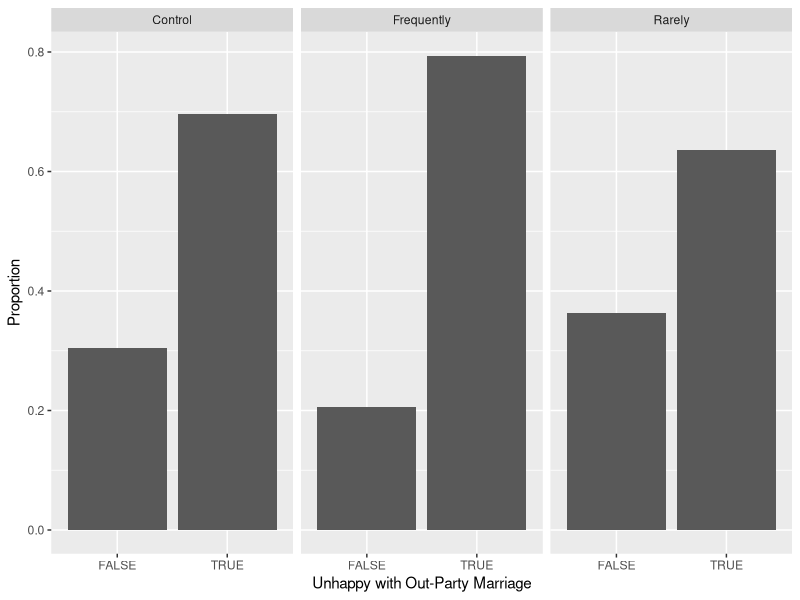
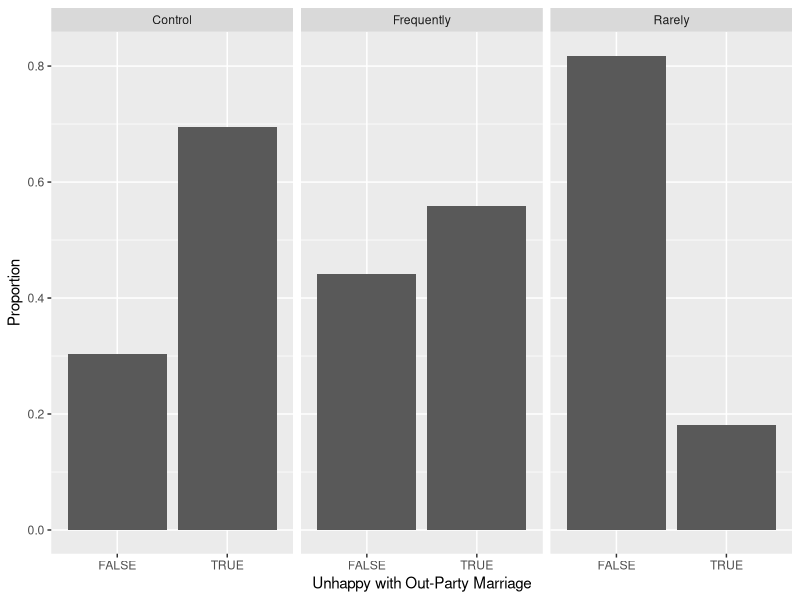
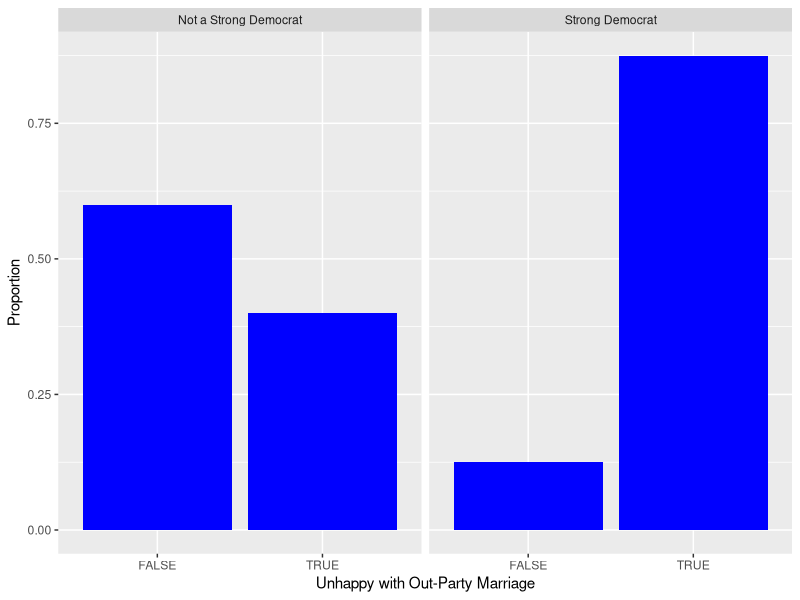
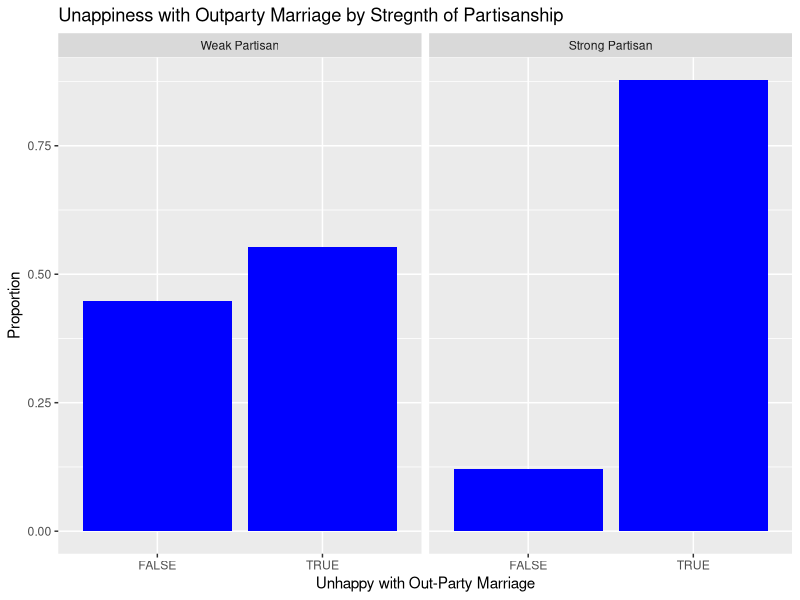

These figures' R source, in order:
## ---- chunk 1
knitr::opts_chunk$set(echo = TRUE)
library(dplyr)
library(readr)
library(ggplot2)
library(tidyr)
## ---- chunk 2
# remember to use the correct file name
marriage_data <- read_csv("Sep23ClassData_clean.csv")
glimpse(marriage_data)
View(marriage_data)
## ---- chunk 3
#The variable \texttt{inPartyHappy} is an indicator varriable that demonstrates whether a respondent would be happy if their child married a member of their own party and \texttt{outPartyUnhappy} is an indicator varriable that demonstrates whether a respondent would be unhappy if their child married a member of the opposite party to their own. These variables are of type logical, which means they functions as a true or false. I think this is a reasonable procedure as they are pretty much yes or no answers. There are missing values for people who don't seem to identify with a major political party. This might affect the researchers' inferences as most of the moderates data isn't represented or counted so the inferences may be more polarized as a result. 
## ---- chunk 4
ggplot(data = marriage_data %>% filter(is.na(outPartyUnhappy)==FALSE)) + 
  geom_bar(mapping = aes(x = outPartyUnhappy, y = ..prop.., group = 1), stat = "count") + 
  facet_wrap(~treatment) +  ylab("Proportion") + xlab("Unhappy with Out-Party Marriage")
## ---- chunk 5
ggplot(data = marriage_data %>% filter(is.na(polarized)==FALSE)) + 
  geom_bar(mapping = aes(x = polarized, y = ..prop.., group = 1), stat = "count") + 
  facet_wrap(~treatment) +  ylab("Proportion") + xlab("Unhappy with Out-Party Marriage")
## ---- chunk 6
strongDEM.labs<- c("Not a Strong Democrat", "Strong Democrat")
names(strongDEM.labs) <- c("FALSE", "TRUE")
marriage_data %>%
  filter(is.na(outPartyUnhappy)==FALSE) %>%
  filter(pid3 == "Democrat") %>%
  ggplot(aes(x = outPartyUnhappy, y = ..prop.., group = 1)) +
  geom_bar(fill = "blue") +
  facet_wrap(~ strongDEM, labeller = labeller(strongDEM = strongDEM.labs)) +
  ylab("Proportion") + xlab("Unhappy with Out-Party Marriage")# +
 # title("Opinions with Out-Party Marriage of Strong vs. Weak Partisans")


  
## ---- chunk 7
strongPARTISAN.labs <- c("Weak Partisan", "Strong Partisan")
names(strongPARTISAN.labs) <- c("FALSE", "TRUE")
marriage_data %>%
  filter(is.na(outPartyUnhappy)==FALSE) %>%
  ggplot(aes(x = outPartyUnhappy, y = ..prop.., group = 1)) +
  geom_bar(fill = "blue") +
  facet_wrap(~ strongPARTISAN, labeller = labeller(strongPARTISAN = strongPARTISAN.labs)) +
  ylab("Proportion") + xlab("Unhappy with Out-Party Marriage") + 
  ggtitle("Unappiness with Outparty Marriage by Stregnth of Partisanship")
